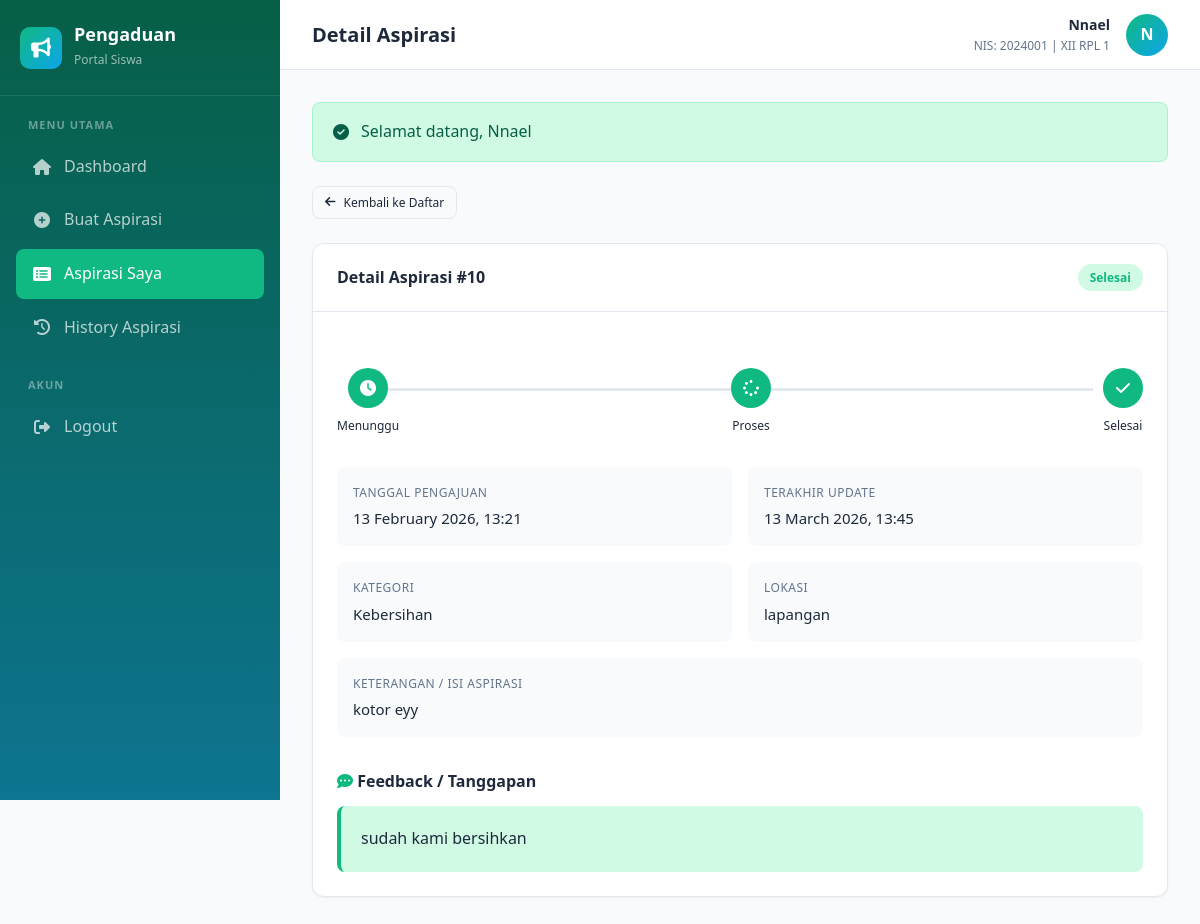
The app's page /index.php?page=siswa/aspirasi/detail&id=10 (signed in) with its own data.
### tables this page shows
CREATE TABLE `input_aspirasi` (
  `id_pelaporan` int NOT NULL,
  `nis` int NOT NULL,
  `id_kategori` int NOT NULL,
  `lokasi` varchar(50) NOT NULL,
  `ket` text NOT NULL,
  `tanggal_input` datetime DEFAULT CURRENT_TIMESTAMP
);

CREATE TABLE `siswa` (
  `nis` int NOT NULL,
  `nama` varchar(100) NOT NULL,
  `kelas` varchar(10) NOT NULL,
  `password` varchar(255) NOT NULL,
  `created_at` timestamp NULL DEFAULT CURRENT_TIMESTAMP
);

CREATE TABLE `aspirasi` (
  `id_aspirasi` int NOT NULL,
  `id_pelaporan` int NOT NULL,
  `status` enum('Menunggu','Proses','Selesai') DEFAULT 'Menunggu',
  `feedback` text,
  `tanggal_update` datetime DEFAULT CURRENT_TIMESTAMP ON UPDATE CURRENT_TIMESTAMP
);

CREATE TABLE `kategori` (
  `id_kategori` int NOT NULL,
  `ket_kategori` varchar(30) NOT NULL,
  `created_at` timestamp NULL DEFAULT CURRENT_TIMESTAMP
);

### controllers/SiswaController.php (called while the page is built, shortened)
<?php
require_once __DIR__ . '/Controller.php';
require_once __DIR__ . '/../models/InputAspirasi.php';
class SiswaController extends Controller {
    private $inputAspirasiModel;
    public function __construct() {
        $this->inputAspirasiModel = new InputAspirasi();
    }
    public function aspirasiDetail(): void {
        $user = $this->getCurrentUser();
        $id = (int) $this->get('id');
        $detail = $this->inputAspirasiModel->getDetail($id);
        $this->view('siswa/aspirasi/detail', [
            'title' => 'Detail Aspirasi',
            'user' => $user,
            'flash' => $this->getFlash(),
            'detail' => $detail
        ]);
    }
}

### config/Database.php (called while the page is built, shortened)
<?php
class Database {
    private static $instance = null;
    private $connection;
    private function __construct() {
        try {
            $dsn = "mysql:host=" . DB_HOST . ";dbname=" . DB_NAME . ";charset=utf8mb4";
            $options = [
                PDO::ATTR_ERRMODE => PDO::ERRMODE_EXCEPTION,
                PDO::ATTR_DEFAULT_FETCH_MODE => PDO::FETCH_ASSOC,
                PDO::ATTR_EMULATE_PREPARES => false,
            ];
            $this->connection = new PDO($dsn, DB_USER, DB_PASS, $options);
        } catch (PDOException $e) {
            die("Koneksi database gagal: " . $e->getMessage());
        }
    }
    public static function getInstance(): Database {
        if (self::$instance === null) {
            self::$instance = new self();
        }
        return self::$instance;
    }
    public function query(string $sql, array $params = []): PDOStatement {
        $stmt = $this->connection->prepare($sql);
        $stmt->execute($params);
        return $stmt;
    }
}

### models/InputAspirasi.php (called while the page is built, shortened)
<?php
require_once __DIR__ . '/Model.php';
class InputAspirasi extends Model {
    protected $table = 'input_aspirasi';
    public function getDetail(int $id) {
        $sql = "SELECT ia.*, s.nama as nama_siswa, s.kelas, k.ket_kategori,
                       a.id_aspirasi, a.status, a.feedback, a.tanggal_update
                FROM {$this->table} ia
                JOIN siswa s ON ia.nis = s.nis
                JOIN kategori k ON ia.id_kategori = k.id_kategori
                LEFT JOIN aspirasi a ON ia.id_pelaporan = a.id_pelaporan
                WHERE ia.id_pelaporan = ?";
        return $this->db->query($sql, [$id])->fetch();
    }
}

### models/Model.php (called while the page is built, shortened)
<?php
require_once __DIR__ . '/../config/Database.php';
abstract class Model {
    public function __construct() {
        $this->db = Database::getInstance();
    }
}

### views/siswa/aspirasi/detail.php (the view, shortened to what this page needs)
<?php
$currentPage = 'aspirasi';
require_once __DIR__ . '/../../layouts/header.php';
require_once __DIR__ . '/../../layouts/sidebar_siswa.php';
?>
<div class="mb-3">
    <a href="<?= BASE_URL ?>index.php?page=siswa/aspirasi" class="btn btn-secondary btn-sm">
        <i class="fas fa-arrow-left"></i> Kembali ke Daftar
    </a>
</div>
<div class="card">
    <div class="card-header">
        <h3 class="card-title">Detail Aspirasi #<?= $detail['id_pelaporan'] ?></h3>
        <span class="badge badge-<?= strtolower($detail['status']) ?>">
            <?= $detail['status'] ?>
        </span>
    </div>
    <div class="card-body">
        <div class="progress-steps">
            <div class="progress-step <?= $detail['status'] === 'Menunggu' ? 'active' : 'completed' ?>">
                <div class="progress-step-icon">
                    <i class="fas fa-clock"></i>
                </div>
                <span class="progress-step-label">Menunggu</span>
            </div>
            <div class="progress-step <?= $detail['status'] === 'Proses' ? 'active' : ($detail['status'] === 'Selesai' ? 'completed' : '') ?>">
                <div class="progress-step-icon">
                    <i class="fas fa-spinner"></i>
                </div>
                <span class="progress-step-label">Proses</span>
            </div>
            <div class="progress-step <?= $detail['status'] === 'Selesai' ? 'active' : '' ?>">
                <div class="progress-step-icon">
                    <i class="fas fa-check"></i>
                </div>
                <span class="progress-step-label">Selesai</span>
            </div>
        </div>
        <div class="detail-grid">
            <div class="detail-item">
                <div class="detail-label">Tanggal Pengajuan</div>
                <div class="detail-value"><?= date('d F Y, H:i', strtotime($detail['tanggal_input'])) ?></div>
            </div>
            <div class="detail-item">
                <div class="detail-label">Terakhir Update</div>
                <div class="detail-value">
                    <?= $detail['tanggal_update'] ? date('d F Y, H:i', strtotime($detail['tanggal_update'])) : '-' ?>
                </div>
            </div>
            <div class="detail-item">
                <div class="detail-label">Kategori</div>
                <div class="detail-value"><?= htmlspecialchars($detail['ket_kategori']) ?></div>
            </div>
            <div class="detail-item">
                <div class="detail-label">Lokasi</div>
                <div class="detail-value"><?= htmlspecialchars($detail['lokasi']) ?></div>
            </div>
            <div class="detail-item full-width">
                <div class="detail-label">Keterangan / Isi Aspirasi</div>
                <div class="detail-value" style="white-space: pre-wrap;"><?= htmlspecialchars($detail['ket']) ?></div>
            </div>
        </div>
        <?php if ($detail['feedback']): ?>
            <div class="mt-4">
                <h4 style="font-size: 16px; font-weight: 600; margin-bottom: 12px;">
                    <i class="fas fa-comment-dots text-success"></i> Feedback / Tanggapan
                </h4>
                <div style="background: var(--success-light); padding: 20px; border-radius: var(--border-radius-sm); border-left: 4px solid var(--success-color);">
                    <p style="white-space: pre-wrap; margin: 0;"><?= htmlspecialchars($detail['feedback']) ?></p>
                </div>
            </div>
        <?php endif; ?>
    </div>
</div>
    </div>
</main>
<?php require_once __DIR__ . '/../../layouts/footer.php'; ?>

### views/layouts/sidebar_siswa.php
<aside class="sidebar">
    <div class="sidebar-header">
        <div class="sidebar-logo">
            <div class="sidebar-logo-icon">
                <i class="fas fa-bullhorn"></i>
            </div>
            <div class="sidebar-logo-text">
                <h1>Pengaduan</h1>
                <span>Portal Siswa</span>
            </div>
        </div>
    </div>
    <nav class="sidebar-nav">
        <div class="nav-section">
            <div class="nav-section-title">Menu Utama</div>
            <a href="<?= BASE_URL ?>index.php?page=siswa/dashboard"
               class="nav-item <?= ($currentPage ?? '') === 'dashboard' ? 'active' : '' ?>">
                <span class="nav-item-icon"><i class="fas fa-home"></i></span>
                <span>Dashboard</span>
            </a>
            <a href="<?= BASE_URL ?>index.php?page=siswa/aspirasi/create"
               class="nav-item <?= ($currentPage ?? '') === 'create' ? 'active' : '' ?>">
                <span class="nav-item-icon"><i class="fas fa-plus-circle"></i></span>
                <span>Buat Aspirasi</span>
            </a>
            <a href="<?= BASE_URL ?>index.php?page=siswa/aspirasi"
               class="nav-item <?= ($currentPage ?? '') === 'aspirasi' ? 'active' : '' ?>">
                <span class="nav-item-icon"><i class="fas fa-list-alt"></i></span>
                <span>Aspirasi Saya</span>
            </a>
            <a href="<?= BASE_URL ?>index.php?page=siswa/history"
               class="nav-item <?= ($currentPage ?? '') === 'history' ? 'active' : '' ?>">
                <span class="nav-item-icon"><i class="fas fa-history"></i></span>
                <span>History Aspirasi</span>
            </a>
        </div>
        <div class="nav-section">
            <div class="nav-section-title">Akun</div>
            <a href="<?= BASE_URL ?>index.php?page=logout" class="nav-item">
                <span class="nav-item-icon"><i class="fas fa-sign-out-alt"></i></span>
                <span>Logout</span>
            </a>
        </div>
    </nav>
</aside>
<main class="main-content">
    <header class="header">
        <div class="header-title">
            <h2><?= $title ?? 'Dashboard' ?></h2>
        </div>
        <div class="header-user">
            <div class="user-info">
                <div class="user-info-name"><?= htmlspecialchars($user['nama'] ?? 'Siswa') ?></div>
                <div class="user-info-role">NIS: <?= $user['nis'] ?? '-' ?> | <?= htmlspecialchars($user['kelas'] ?? '-') ?></div>
            </div>
            <div class="user-avatar">
                <?= strtoupper(substr($user['nama'] ?? 'S', 0, 1)) ?>
            </div>
        </div>
    </header>
    <div class="content">
        <?php if (isset($flash) && $flash): ?>
            <div class="alert alert-<?= $flash['type'] ?>">
                <i class="fas fa-<?= $flash['type'] === 'success' ? 'check-circle' : ($flash['type'] === 'error' ? 'exclamation-circle' : 'info-circle') ?>"></i>
                <?= htmlspecialchars($flash['message']) ?>
            </div>
        <?php endif; ?>

### records on screen
input_aspirasi: nis.nama "Nnael", nis "2024001", nis.kelas "XII RPL 1", nis.nama "N", id_pelaporan "10", aspirasi.status "Selesai", tanggal_input "13 February 2026, 13:21", aspirasi.tanggal_update "13 March 2026, 13:45", id_kategori.ket_kategori "Kebersihan", lokasi "lapangan", ket "kotor eyy", aspirasi.feedback "sudah kami bersihkan"

### other values on screen
$title "Detail Aspirasi"
$flash['message'] "Selamat datang, Nnael"
